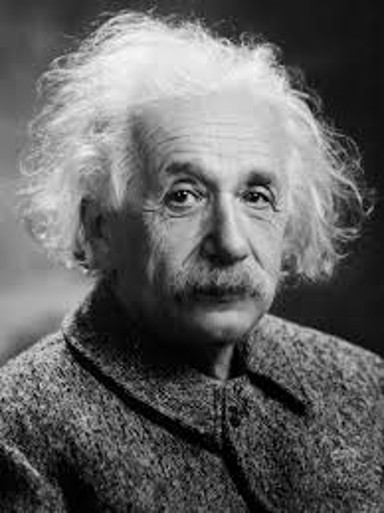
#> input picture Codigo/OpenCV/imagenes/Einstein.jpg, 384 x 513 px, given in place of the camera
$ python color_tracking_dibuja_trayectoria.py
#> lines starting #> are read from the running program, lines starting #| are printed output that depends on the picture
#> further down, frame is the input picture: shape (513, 384, 3); min 0, max 250, mean 99
import cv2
import numpy as np

matiz_objetivo = 0
rango = 5

color = (0, 255, 255)
grosor = 4

lista_puntos = []
tamanio_lista = 50
dibujar = False

def selecciona_color(evento, x, y, flags, frame):
    global matiz_objetivo, lista_puntos, dibujar

    if evento == cv2.EVENT_LBUTTONDOWN:
        hsv = cv2.cvtColor(frame, cv2.COLOR_BGR2HSV)
        h, s, v = cv2.split(hsv)
        matiz_objetivo = h[y, x]

        dibujar = True
        lista_puntos = []

def selecciona_rango(valor):
    global rango
    rango = valor

def filtra_matiz(frame):
    frame_suavizado = cv2.blur(frame, (10, 10))
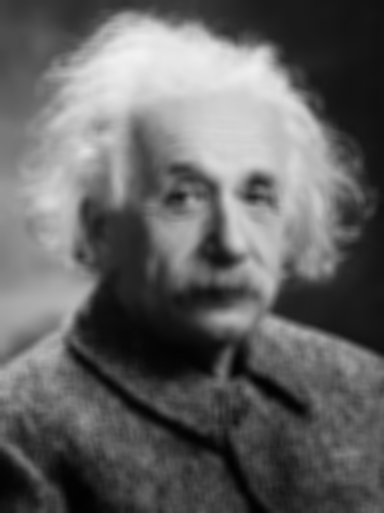
#> frame_suavizado: shape (513, 384, 3); min 2, max 242, mean 99
    hsv = cv2.cvtColor(frame_suavizado, cv2.COLOR_BGR2HSV)
#> hsv: shape (513, 384, 3); mean H, S, V 0, 0, 99
    color_inferior = np.array([matiz_objetivo - rango,150,0])
    color_superior = np.array([matiz_objetivo + rango,255,255])
    mascara = cv2.inRange(hsv, color_inferior, color_superior)
#> mascara: shape (513, 384); every value is 0

    #mascara = cv2.dilate(mascara, None, iterations=4)
    #mascara = cv2.erode(mascara, None, iterations=2)

    res = cv2.bitwise_and(frame,frame, mask=mascara)
#> res: shape (513, 384, 3); every value is 0

    contornos, _ = cv2.findContours(mascara, cv2.RETR_LIST, cv2.CHAIN_APPROX_NONE)
#> contornos = []

    #cv2.imshow('Mascara',mascara)
    #cv2.imshow('Imagen filtrada',res)

    return contornos

cv2.namedWindow('webcam')
cv2.createTrackbar('Rango', 'webcam', 5, 30, selecciona_rango)

camara = cv2.VideoCapture(0)
if not camara.isOpened():
    print("No es posible abrir la cámara")
    exit()

while True:
    ret, frame = camara.read()
    if not ret:
        print("No es posible obtener la imagen")
        break

    contornos = filtra_matiz(frame)
#> contornos = []
    if len(contornos) > 0 and dibujar:
        contorno_max = max(contornos, key = cv2.contourArea)
        (x, y), radio = cv2.minEnclosingCircle(contorno_max)
        x = int(x)
        y = int(y)
        if len(lista_puntos) >= tamanio_lista : lista_puntos. pop(0)
        lista_puntos.append((x, y))
        if len(lista_puntos) >= 2:
            punto_prev = lista_puntos[0]
            for punto in lista_puntos:
                cv2.line(frame, punto, punto_prev, color, grosor)
                punto_prev = punto

    frame = cv2.flip(frame, 1)
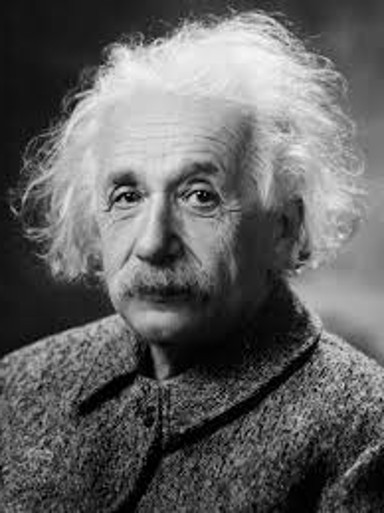
#> frame: shape (513, 384, 3); min 0, max 250, mean 99
    cv2.imshow('webcam', frame)
    cv2.setMouseCallback('webcam', selecciona_color, frame)

    if cv2.waitKey(10) == ord('q'): break
#> (key q is pressed here)

camara.release()
cv2.destroyAllWindows()

$ run again, on Codigo/OpenCV/imagenes/Humphrey.jpg
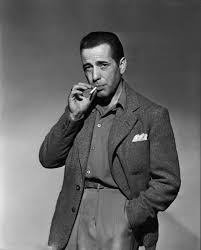
#> input picture Codigo/OpenCV/imagenes/Humphrey.jpg, 201 x 250 px, given in place of the camera
#> frame is the input picture: shape (250, 201, 3); min 0, max 255, mean 100.7
#> in filtra_matiz, `frame_suavizado = cv2.blur(frame, (10, 10))`:
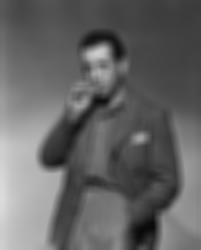
#> frame_suavizado: shape (250, 201, 3); min 10, max 219, mean 100.7
#> hsv: shape (250, 201, 3); mean H, S, V 0, 0, 100.7
#> mascara: shape (250, 201); every value is 0
#> res: shape (250, 201, 3); every value is 0
#> in filtra_matiz, `contornos, _ = cv2.findContours(mascara, cv2.RETR_LIST, cv2.CHAIN_APPR..`: contornos = []
#> `frame = cv2.flip(frame, 1)`:
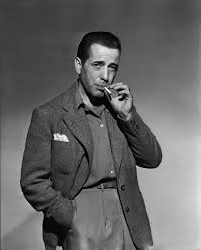
#> frame: shape (250, 201, 3); min 0, max 255, mean 100.7
